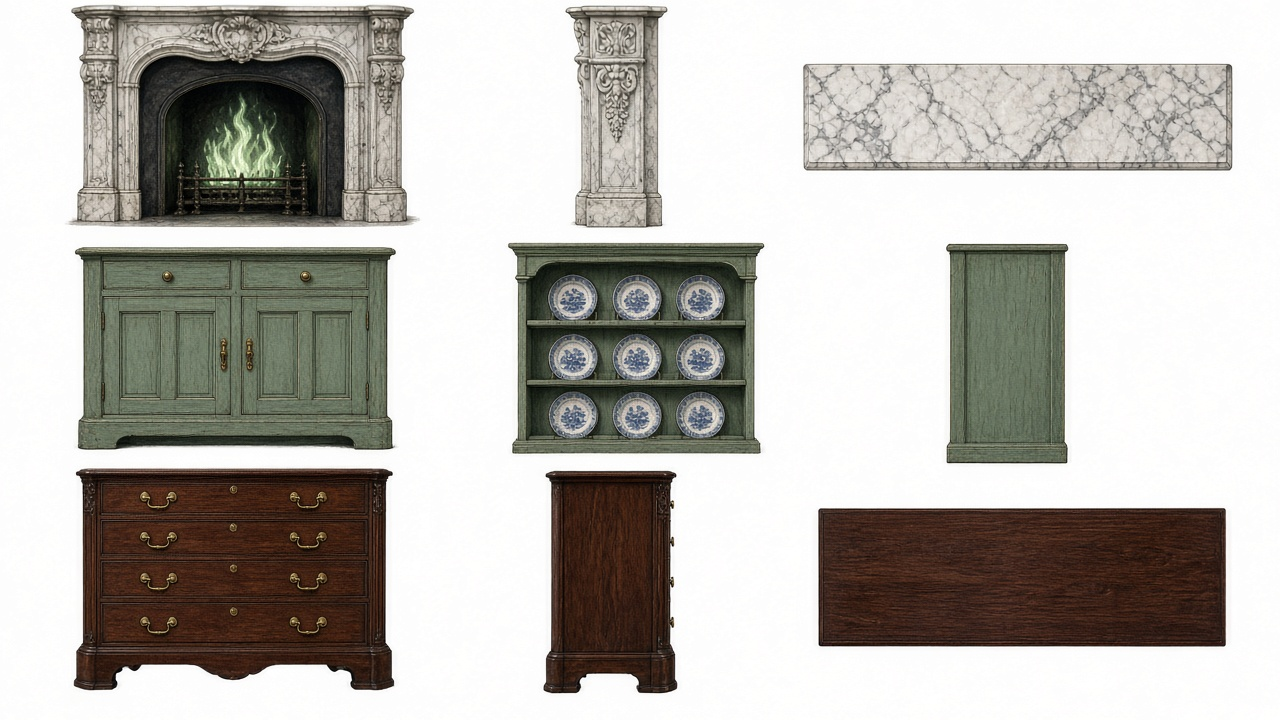
#> input picture tools/art/sheets/faces1.jpg, 1280 x 720 px
$ python -i iso_box.py   (imports and definitions only)
#> lines starting #> are read from the running program, lines starting #| are printed output that depends on the picture
### objects.py
"""Object and sprite types for Haunted Mansion (working title).

One table drives the game logic (size, solid, pushable, searchable) and the
art manifest (tools/write_manifest.py turns it into assets/ART_MANIFEST.*).

Geometry (native 1280x800, no scaling):
  TILE_W x TILE_H = 112 x 56 px (2:1 isometric diamond), WALL_H = 230 px.
  Archie and Holly are 160 px tall (168 px canvas).

Footprints are (width, depth) in tiles. "width" runs along the object's front
face, "depth" is front-to-back. Art is drawn FACING EAST: the front of the
object is the lower-RIGHT face on screen, its back against the upper-left
(west) wall. The game mirrors the image for objects facing south (against
the upper-right wall). A footprint (width, depth) facing east covers
(x: depth, y: width) tiles; facing south it covers (x: width, y: depth).

Canvas for a footprint covering (gx, gy) tiles and height h px:
  width  = (gx + gy) * TILE_W / 2
  height = (gx + gy) * TILE_H / 2 + h
with the footprint diamond touching the bottom edge, its lowest vertex
gx * TILE_W / 2 px from the left.
"""

TILE_W = 112
TILE_H = 56
WALL_H = 230
DOOR_H = 185
CHAR_H = 160
WALL_ART_W = 62   # flat width of one tile of wall (the true iso edge length)
WALL_MOUNT = {"front_door": 0, "door_frame": 0, "window": 50, "cobweb": WALL_H - 62, "mirror": 85}
WALL_MOUNT_DEFAULT = 100

# kind: "furniture" (stands on a footprint), "flat" (on the floor, walk over),
# "wall" (hangs on a back wall, 1 tile wide unless "span"), "link" (stairs,
# ladders, trapdoors), "enemy", "item", "fx".
# Flags: solid, push (can be shoved one tile), lift (rug: lift to look under),
# search (interact to look inside/behind), glow (casts light).
T = {}


def _t(name, kind, size=(1, 1), h=0, desc="", **flags):
    T[name] = dict(name=name, kind=kind, size=size, h=h, desc=desc, **flags)


# ---- furniture: hiding places (search) ----
_t("grandfather_clock", "furniture", (1, 1), 215, "Tall Victorian longcase clock, dark mahogany, pale moon-faced dial, brass pendulum behind a glass door.", solid=True, search="behind")
_t("wardrobe", "furniture", (2, 1), 225, "Heavy double wardrobe, dark oak, carved cornice, two doors with brass handles, one door slightly ajar.", solid=True, search="in")
_t("bookcase", "furniture", (2, 1), 215, "Floor-to-ceiling bookcase crammed with leather-bound books, a skull and a candle on one shelf, cobwebs in a corner.", solid=True, search="behind")
_t("chest_of_drawers", "furniture", (2, 1), 100, "Bedroom chest of drawers, walnut, four drawers with brass knobs, a candle and a hand mirror on top.", solid=True, search="in")
#> further down, picture is the input picture: PIL image 1280x720 RGB; mean R, G, B 183.3, 180.1, 174.8
_t("kitchen_island", "furniture", (3, 3), 90, "Large square Victorian kitchen island: panelled cupboard base painted deep green, brass handles, on a plinth, under a scrubbed butcher-block top with a loaf, a mixing bowl and a copper pan.", solid=True, search="in")
_t("kitchen_dresser", "furniture", (2, 1), 205, "Welsh kitchen dresser, painted pale green and peeling, plates on the rack, cupboards below.", solid=True, search="in")
_t("fireplace", "furniture", (2, 1), 165, "Marble fireplace with a black iron grate, faint green ghostly flames, candlesticks on the mantelpiece.", solid=True, search="in", glow=(120, 255, 160))
_t("piano", "furniture", (2, 1), 125, "Upright piano, black lacquer, yellowed keys, sheet music and a candelabra on top.", solid=True, search="in")
_t("desk", "furniture", (2, 1), 80, "Writing desk with green leather top, ink pot, quill and scattered letters, drawers below.", solid=True, search="in")
_t("wine_rack", "furniture", (2, 1), 195, "Wooden wine rack full of dusty bottles, cobwebs between the necks.", solid=True, search="behind")
_t("barrel", "furniture", (1, 1), 90, "Oak wine barrel on its side on a cradle, iron hoops, a dripping tap.", solid=True, search="in")
_t("coffin", "furniture", (1, 2), 60, "Old wooden coffin with a slightly open lid, brass handles, cobwebs.", solid=True, search="in")
_t("toy_box", "furniture", (1, 1), 60, "Painted wooden toy box, lid ajar, a teddy's arm poking out.", solid=True, search="in")
_t("trunk", "furniture", (1, 1), 65, "Battered travel trunk with leather straps and faded shipping labels.", solid=True, search="in")
_t("suit_of_armour", "furniture", (1, 1), 200, "Suit of armour on a plinth holding a halberd, visor down, a hint of red glow inside.", solid=True, search="in")
_t("linen_press", "furniture", (2, 1), 210, "Tall linen press, painted cream, folded sheets visible through a cracked glass door.", solid=True, search="in")
_t("bed", "furniture", (2, 3), 155, "Four-poster bed with tattered dark-red curtains, rumpled sheets, pillows at the head (head end against the wall).", solid=True, search="under")
_t("coal_heap", "furniture", (2, 2), 55, "Heap of coal against the wall with a shovel stuck in it.", solid=True, search="in")
_t("cauldron", "furniture", (1, 1), 75, "Black iron cauldron with green bubbling brew and a wooden ladle.", solid=True, search="in", glow=(120, 255, 120))

# ---- furniture: pushable (the key can be hidden underneath) ----
_t("chair", "furniture", (1, 1), 100, "Dining chair, high carved back, faded velvet seat.", solid=True, push=True)
_t("armchair", "furniture", (1, 1), 95, "Wingback armchair, worn green velvet, stuffing poking out of one arm.", solid=True, push=True)
_t("chest", "furniture", (1, 1), 60, "Small iron-bound wooden chest on the floor (heavy, but can be pushed).", solid=True, push=True)
_t("crate", "furniture", (1, 1), 75, "Wooden packing crate stencilled FRAGILE, nails sticking out.", solid=True, push=True)
_t("rocking_horse", "furniture", (1, 1), 95, "Dappled rocking horse with a missing eye and a tatty mane.", solid=True, push=True)

# ---- furniture: solid scenery ----
_t("dining_table", "furniture", (3, 2), 70, "Long dining table, white tablecloth with stains, candelabra, a rotting feast.", solid=True)
_t("round_table", "furniture", (1, 1), 70, "Small round side table with a lace cloth and a crystal ball.", solid=True)
_t("side_table", "furniture", (1, 1), 70, "Small round side table with a lace cloth (the crystal-ball table without its ball).", solid=True)
_t("kitchen_table", "furniture", (2, 2), 70, "Scrubbed pine kitchen table, a cleaver, a pumpkin being carved.", solid=True)
_t("sofa", "furniture", (2, 1), 80, "Chesterfield sofa, cracked oxblood leather, a moth-eaten cushion.", solid=True)
_t("billiard_table", "furniture", (3, 2), 70, "Billiard table, green baize, balls mid-game, cues against it.", solid=True)
_t("range_cooker", "furniture", (2, 1), 100, "Black cast-iron kitchen range with ovens and a kettle on the hob.", solid=True)
_t("sink", "furniture", (1, 1), 85, "Butler's sink on brick legs, a dripping brass tap.", solid=True)
_t("boiler", "furniture", (2, 2), 210, "Huge riveted iron boiler with pipes, gauges and a glowing furnace door.", solid=True, glow=(255, 140, 60))
_t("water_tank", "furniture", (2, 2), 165, "Galvanised loft water tank, rusty, a ladder up its side.", solid=True)
_t("tomb", "furniture", (1, 2), 80, "Stone sarcophagus with a carved knight lying on the lid.", solid=True)
_t("mangle", "furniture", (1, 1), 105, "Cast-iron laundry mangle with wooden rollers and a big wheel.", solid=True)
_t("washtub", "furniture", (1, 1), 60, "Zinc wash tub with a washboard and grey water.", solid=True)
_t("bath", "furniture", (2, 1), 70, "Roll-top bath on claw feet, green slime in the bottom.", solid=True)
_t("washstand", "furniture", (1, 1), 90, "Marble-topped washstand with a jug and bowl.", solid=True)
_t("cot", "furniture", (1, 2), 140, "Victorian baby cot with white painted bars and a mobile of bats.", solid=True)
_t("potted_palm", "furniture", (1, 1), 135, "Dead palm in a brass pot, brown drooping fronds.", solid=True)
_t("statue", "furniture", (1, 1), 175, "Marble statue of a weeping angel on a plinth, covered in ivy.", solid=True)
_t("candelabra", "furniture", (1, 1), 140, "Tall iron floor candelabra with five dripping lit candles.", solid=True, glow=(255, 190, 90))
_t("pumpkin", "furniture", (1, 1), 50, "Carved jack-o'-lantern, grinning face lit from inside.", solid=True, glow=(255, 150, 40))
_t("dummy", "furniture", (1, 1), 150, "Dressmaker's dummy on a stand, half-finished black gown, pins in it.", solid=True)
_t("harp", "furniture", (1, 1), 165, "Gilded concert harp with several broken strings.", solid=True)
_t("sewing_machine", "furniture", (1, 1), 85, "Treadle sewing machine on an iron stand.", solid=True)

# ---- flat floor objects ----
_t("rug", "flat", (2, 2), 6, "Persian rug, faded red and gold, frayed tassels (lies flat; the player can lift a corner).", lift=True)
_t("rug_lifted", "flat", (2, 2), 22, "The same rug with one corner rolled back.")

# ---- wall hangings (drawn flat-on; the game shears them onto the wall) ----
# Flat art is WALL_ART_W px per tile of span wide and h px tall; on screen it
# is squeezed to TILE_W / 2 px per tile and sheared along the wall.
# `mount` = px from the floor to the bottom of the hanging.
_t("painting", "wall", (1, 1), 84, "Gilt-framed oil portrait of a stern Victorian gentleman whose eyes follow you. Flat front view, portrait 3:4.", search="behind")
_t("painting_lady", "wall", (1, 1), 84, "Gilt-framed portrait of a pale lady in a black mourning dress. Flat front view, portrait 3:4.", search="behind")
_t("painting_landscape", "wall", (2, 1), 70, "Wide gilt-framed painting of this mansion on a hill at night under a full moon. Flat front view, landscape 2:1.", search="behind")
_t("mirror", "wall", (1, 1), 90, "Tarnished oval mirror in a black frame, a faint ghostly face in the glass. Flat front view.")
_t("window", "wall", (1, 1), 140, "Tall arched leaded window, moonlight and bare branches outside, torn curtain. Flat front view.")
_t("cobweb", "wall", (1, 1), 62, "Big corner cobweb with a small spider. Flat front view, transparent background.")
_t("front_door", "wall", (2, 1), 185, "Grand double front door, studded oak, iron hinges, big keyhole, fanlight above. Flat front view.")
_t("door_frame", "wall", (2, 1), 185, "Interior doorway frame: painted wooden architrave round a dark opening. Flat front view, centre transparent.")

# ---- links between floors ----
_t("stairs_up", "link", (2, 2), 230, "Wooden staircase rising towards the back wall, carved banister (bump into it to go up).", solid=True)
_t("stairs_down", "link", (2, 2), 6, "Opening in the floor with stone steps going down into darkness, low railing (walk onto it to go down).")
_t("ladder_up", "link", (1, 1), 230, "Wooden ladder against the wall up to a square loft hatch in the ceiling (bump into it to climb).", solid=True)
_t("trapdoor", "link", (1, 1), 6, "Open wooden trapdoor in the floor, a ladder going down into darkness (walk onto it to drop down).")

# ---- items ----
_t("key", "item", (1, 1), 50, "Large ornate iron front door key with a skull bow, faint golden glint.", glow=(255, 230, 120))

# ---- enemies (one image each, facing screen-right; mirrored for left) ----
_t("ghost", "enemy", (1, 1), 150, "Floating Victorian ghost in a tattered white sheet, hollow black eyes, wispy tail instead of feet, semi-transparent.")
_t("goblin", "enemy", (1, 1), 105, "Small green goblin with pointy ears, ragged brown tunic, toothy grin, holding a candle stub.")
_t("bat", "enemy", (1, 1), 60, "Black bat, wings spread, red eyes (flies at head height).")
_t("spider", "enemy", (1, 1), 70, "Big hairy black spider with red markings, eight legs, glinting eyes.")
_t("skeleton", "enemy", (1, 1), 198, "Rattling skeleton in a tattered top hat, bony arms reaching forward.")
_t("vampire", "enemy", (1, 1), 196, "Floating Victorian vampire, black tailcoat and waistcoat, black cape lined with red, high collar, pale face, clawed hands reaching (casts no shadow).")
_t("monster", "enemy", (1, 1), 190, "Hulking Frankenstein-style monster, green-grey skin, neck bolts, stitched face, too-small black suit.")

ENEMY_STATS = {
    # speed (tiles/s), sense (tiles), floats (through furniture), radius (tiles)
    "ghost": dict(speed=1.1, sense=5.0, floats=True, r=0.32, z=24),
    "bat": dict(speed=2.4, sense=4.0, floats=True, r=0.25, z=80),
    "goblin": dict(speed=1.7, sense=4.5, floats=False, r=0.30, z=0),
    "spider": dict(speed=2.2, sense=3.0, floats=False, r=0.30, z=0),
    "skeleton": dict(speed=1.4, sense=5.0, floats=False, r=0.30, z=0),
    "monster": dict(speed=1.0, sense=6.0, floats=False, r=0.36, z=0),
    "vampire": dict(speed=1.15, sense=5.0, floats=True, r=0.30, z=44),   # hovers, drifts, glides at you
    "mummy": dict(speed=0.95, sense=4.0, floats=False, r=0.32, z=0),     # shambles, arms out; Lumber Room only
}

# British English flavour text when a search finds nothing.
SEARCH_LINES = {
    "grandfather_clock": ["Just the tick of the pendulum.", "Nothing behind the clock but dust."],
    "wardrobe": ["Moth-eaten coats and nothing else.", "Something rustles... just a moth."],
    "bookcase": ["Dusty old books. No key here.", "A book falls open: 'Beware the cellar'."],
    "chest_of_drawers": ["Old socks and a dead spider.", "Lavender bags, long gone stale."],
    "kitchen_dresser": ["Cracked plates and a jar of pickled eyes.", "Nothing but crockery."],
    "kitchen_island": ["Wooden spoons, a rolling pin and a mousetrap (empty).", "Pudding basins and string."],
    "fireplace": ["Cold ashes. Nothing here.", "The chimney moans at you."],
    "piano": ["A wrong note plays all by itself.", "Nothing inside but felt and wire."],
    "desk": ["Unpaid bills from 1887.", "A quill, some ink, no key."],
    "wine_rack": ["Very old wine. Very empty.", "Nothing behind the bottles."],
    "barrel": ["It smells of vinegar.", "Empty, and very sticky."],
    "coffin": ["Thankfully empty.", "Just a lot of cobwebs."],
    "toy_box": ["A teddy bear stares at you.", "Broken toys, no key."],
    "trunk": ["Old letters and a top hat.", "Nothing but moth-balls."],
    "suit_of_armour": ["You lift the visor. Empty. Probably.", "Clank! Nothing inside."],
    "linen_press": ["Neatly folded sheets. Spooky.", "Nothing between the pillowcases."],
    "bed": ["Nothing under the bed. This time.", "Dust bunnies the size of cats."],
    "coal_heap": ["Lots of coal. Mucky hands.", "No key in the coal."],
    "cauldron": ["It bubbles. No key, just eyeballs.", "You'd rather not put your hand in again."],
    "painting": ["Nothing behind the painting.", "The eyes follow you. No key."],
    "painting_lady": ["Nothing behind the portrait.", "She seems to sigh. No key."],
    "painting_landscape": ["Nothing behind the picture.", "Just a damp patch on the wall."],
}

SEARCH_PHRASE = {"behind": "behind the {n}", "in": "in the {n}", "under": "under the {n}"}

NICE_NAMES = {"grandfather_clock": "grandfather clock", "chest_of_drawers": "chest of drawers",
              "kitchen_dresser": "kitchen dresser", "kitchen_island": "kitchen island", "wine_rack": "wine rack", "toy_box": "toy box",
              "suit_of_armour": "suit of armour", "linen_press": "linen press", "coal_heap": "coal heap",
              "painting_lady": "portrait", "painting_landscape": "painting", "rocking_horse": "rocking horse"}


def nice(name: str) -> str:
    return NICE_NAMES.get(name, name.replace("_", " "))


# [4 lines left out: function footprint, not called in this run]


def canvas_size(gx: int, gy: int, h: int):
    return (gx + gy) * TILE_W // 2, (gx + gy) * TILE_H // 2 + h

### tools/iso_box.py
#!/usr/bin/env python3
"""Exact 2:1 isometric furniture built from flat orthographic face images.

    python3 tools/iso_box.py --build [NAME ...]   # writes assets/art/<name>.png (all of BUILDS by default)
    python3 tools/iso_box.py --build --out DIR    # write somewhere else (for review)

Every receding edge of a built sprite runs at exactly 1 px down per 2 px
across (atan 0.5 = 26.57 deg), matching the floor tiles, and the front faces
the viewer's lower RIGHT (objects.py convention); the game mirrors it for the
other wall.

Coordinates are those of art.Painter for an object drawn FACING EAST: x =
depth in tiles (0 = back wall, gx = front of the footprint), y = width in
tiles (0 = screen-right end, gy = screen-left end), z = px above the floor.
One tile edge is TE = 62.6 px long in the same units as z, so a face image
keeps its proportions when its width in tiles * TE and its height in px are
in the image's ratio.

Faces of a box:
  front  plane x = x1, the lower-RIGHT face; image left = screen left (y1), image top = z1.
  side   plane y = y1, the lower-LEFT face;  image left = back (x0), image top = z1.
  top    plane z = z1, plan view with the front at the bottom: image top-left = (x0, y1).

Face images come from the flat elevation sheets tools/art/sheets/faces1.jpg
and faces2.jpg (white background, cut with cut_sheets.py). A front elevation
is split into horizontal bands by its silhouette (cornice, body, plinth,
clock hood/trunk/base...): each band becomes its own box, as wide as the band
and as deep as the matching rows of the side elevation (or, with no side, as
deep as the body plus the band's overhang), so cornices and plinths really
stand proud. Missing sides and tops are synthesised: a side from the front's
outer stile (stretched, so its mouldings line up) with wood grain from a side
panel; a top from wood grain tinted to the front's top edge. Recesses (the
fireplace's firebox, the desk's kneehole) are real: a back panel set in by
the recess depth plus the visible inner wall and floor, seen through the hole
in the front.

The sprite canvas is exactly the footprint wide (art.py loads these without
cropping, see art.ISO_BOX_ART), so a piece shallower than its footprint
still sits against the wall at the right size. Painted at 2x game size.
"""
import math
import os
import sys

import numpy as np
from PIL import Image, ImageDraw

HERE = os.path.dirname(os.path.abspath(__file__))
ROOT = os.path.join(HERE, "..")
sys.path.insert(0, ROOT)
sys.path.insert(0, HERE)
from objects import TILE_W, TILE_H, T  # noqa: E402

HW, HH = TILE_W / 2, TILE_H / 2
TE = math.hypot(HW, HH)            # px per tile edge
SCALE, SS = 2, 3                   # 2x game size, 3x supersampled
WOOD = {"top": 1.0, "side": 0.92, "front": 0.85}     # light shading only: the art is already lit
MARBLE = {"top": 1.0, "side": 0.96, "front": 0.93}   # keeps the marble pale
SHEETS = os.path.join(HERE, "art", "sheets")
FACE_LAYOUT = {
    "faces1.jpg": [["fp_front", "fp_side", "fp_top"], ["dr_base", "dr_rack", "dr_side"],
                   ["cd_front", "cd_side", "cd_top"]],
    "faces2.jpg": [["bc_front", "bc_side", "wd_front", "wd_side"], ["pn_front", "pn_keys", "pn_side", "gc_front"],
                   ["lp_front", "dk_front", "dk_top", "tb_front"]],
}
_FACES = {}


# ---------------------------------------------------------------- face images
# [10 lines left out: function faces, not called in this run]


def prep(img, pale_bottom=0.06, trim=2):
    """Hard alpha (the supersampled render anti-aliases the edges again) and
    no pale painted floor shadow in the bottom rows."""
#> called with pale_bottom = 0.06, trim = 2
    a = np.asarray(img).astype(np.float32).copy()
    rgb = a[..., :3]
    sat = rgb.max(2) - rgb.min(2)
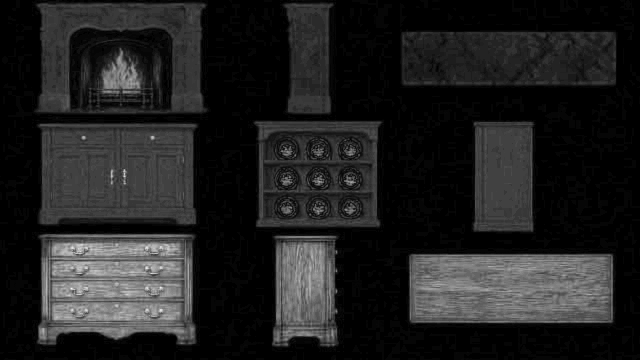
#> sat: shape (720, 1280) float32 (shown at 1/2 size); min 0, max 78, mean 10.2; drawn with min black and max white
    lum = rgb.mean(2)
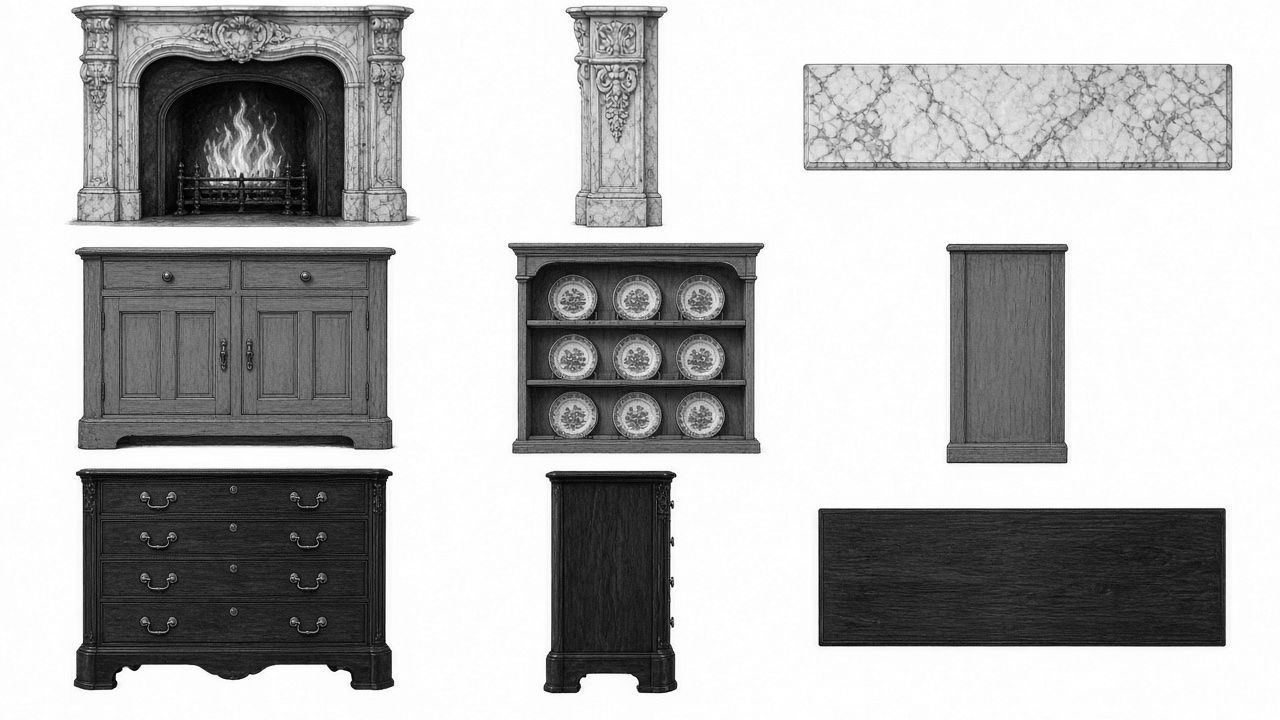
#> lum: shape (720, 1280) float32; min 0, max 255, mean 179.4
    h = a.shape[0]
    if pale_bottom:
        band = np.zeros(h, bool)
        band[int(h * (1 - pale_bottom)):] = True
#> (the run stopped early here; a loop or call above may not have finished)
